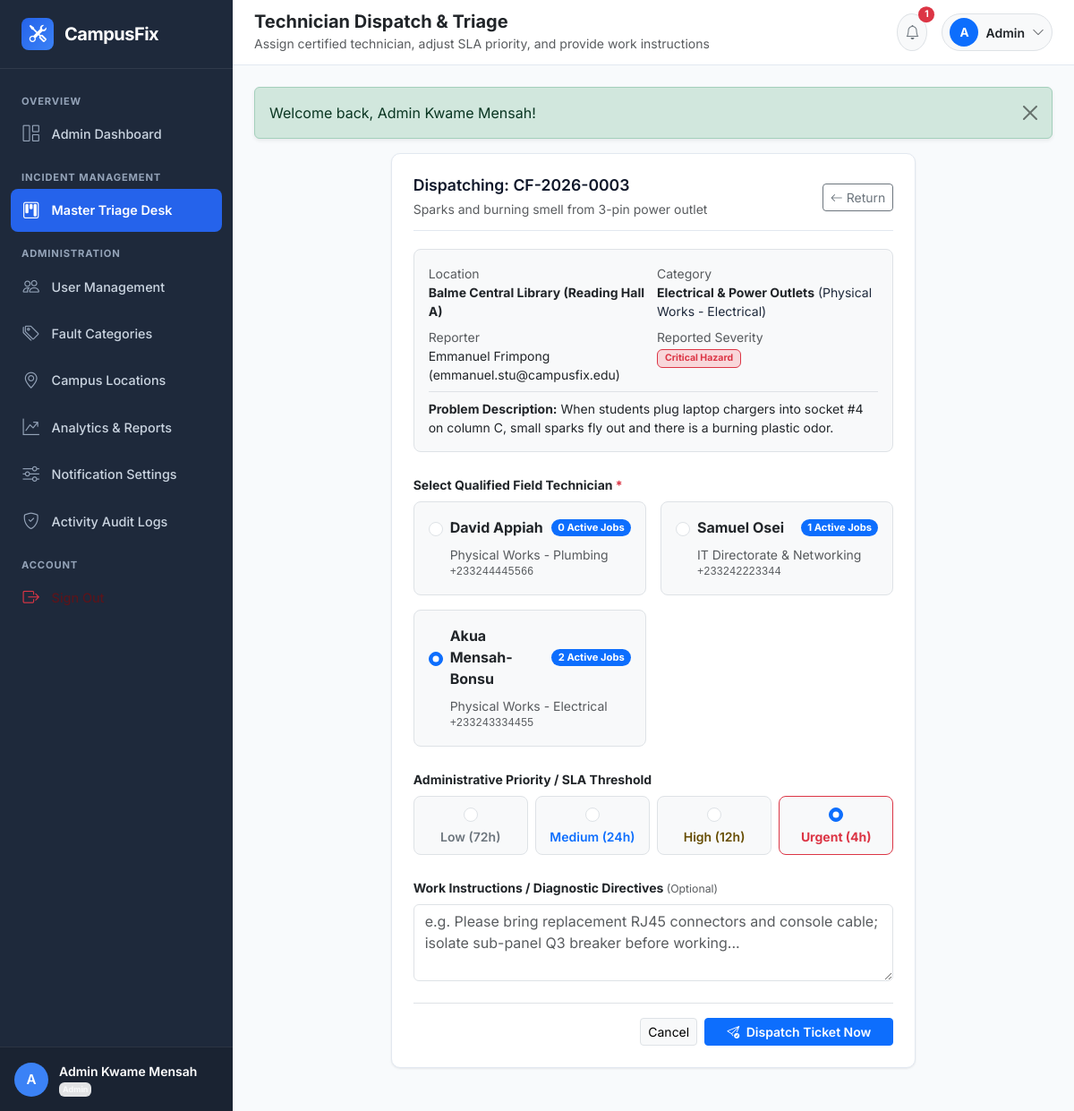
The page /admin/assign-ticket.php?id=3 (signed in) on the database its author committed.
### tables this page shows
CREATE TABLE `tickets` (
  `id` INT UNSIGNED NOT NULL AUTO_INCREMENT,
  `ticket_number` VARCHAR(30) NOT NULL COMMENT 'Human-readable unique ID, e.g., CF-2026-0001',
  `reporter_id` INT UNSIGNED NOT NULL,
  `category_id` INT UNSIGNED NOT NULL,
  `location_id` INT UNSIGNED NOT NULL,
  `location_details` VARCHAR(255) DEFAULT NULL COMMENT 'Extra specific notes e.g. Near 3rd window from left',
  `title` VARCHAR(200) NOT NULL,
  `description` TEXT NOT NULL,
  `severity` ENUM('low', 'medium', 'high', 'critical') NOT NULL DEFAULT 'medium',
  `priority` ENUM('low', 'medium', 'high', 'urgent') NOT NULL DEFAULT 'medium',
  `status` ENUM('pending', 'assigned', 'in_progress', 'resolved', 'closed', 'reopened', 'cancelled') NOT NULL DEFAULT 'pending',
  `assigned_to` INT UNSIGNED DEFAULT NULL COMMENT 'Technician currently assigned',
  `assigned_at` DATETIME DEFAULT NULL,
  `resolved_at` DATETIME DEFAULT NULL,
  `closed_at` DATETIME DEFAULT NULL,
  `resolution_notes` TEXT DEFAULT NULL COMMENT 'Summary of repair work done by technician',
  `satisfaction_rating` TINYINT UNSIGNED DEFAULT NULL COMMENT '1 to 5 star rating by student reporter upon resolution',
  `satisfaction_feedback` TEXT DEFAULT NULL,
  `billing_amount` DECIMAL(10,2) NOT NULL DEFAULT 0.00 COMMENT 'Repair/Material surcharge if billable',
  `billing_description` VARCHAR(255) DEFAULT NULL COMMENT 'Reason for surcharge (e.g. Replacement Lamp/Cable)',
  `payment_status` ENUM('not_required', 'pending', 'paid', 'waived') NOT NULL DEFAULT 'not_required',
  `created_at` DATETIME NOT NULL DEFAULT CURRENT_TIMESTAMP,
  `updated_at` DATETIME NOT NULL DEFAULT CURRENT_TIMESTAMP ON UPDATE CURRENT_TIMESTAMP,
  PRIMARY KEY (`id`),
  UNIQUE KEY `uk_tickets_ticket_number` (`ticket_number`),
  KEY `idx_tickets_reporter` (`reporter_id`),
  KEY `idx_tickets_assigned_to` (`assigned_to`),
  KEY `idx_tickets_category` (`category_id`),
  KEY `idx_tickets_location` (`location_id`),
  KEY `idx_tickets_status` (`status`),
  KEY `idx_tickets_payment_status` (`payment_status`),
  KEY `idx_tickets_severity` (`severity`),
  KEY `idx_tickets_priority` (`priority`),
  KEY `idx_tickets_created_at` (`created_at`),
  CONSTRAINT `fk_tickets_reporter` FOREIGN KEY (`reporter_id`) REFERENCES `users` (`id`) ON UPDATE CASCADE,
  CONSTRAINT `fk_tickets_assigned_to` FOREIGN KEY (`assigned_to`) REFERENCES `users` (`id`) ON DELETE SET NULL ON UPDATE CASCADE,
  CONSTRAINT `fk_tickets_category` FOREIGN KEY (`category_id`) REFERENCES `categories` (`id`) ON UPDATE CASCADE,
  CONSTRAINT `fk_tickets_location` FOREIGN KEY (`location_id`) REFERENCES `campus_locations` (`id`) ON UPDATE CASCADE
);

CREATE TABLE `campus_locations` (
  `id` INT UNSIGNED NOT NULL AUTO_INCREMENT,
  `building_name` VARCHAR(100) NOT NULL,
  `building_code` VARCHAR(20) NOT NULL,
  `floor` VARCHAR(50) NOT NULL COMMENT 'Ground Floor, 1st Floor, 2nd Floor, etc.',
  `room_number` VARCHAR(50) DEFAULT NULL COMMENT 'Room CS-101, Reading Hall A, etc.',
  `area_description` VARCHAR(255) DEFAULT NULL,
  `is_active` TINYINT(1) NOT NULL DEFAULT 1,
  `created_at` DATETIME NOT NULL DEFAULT CURRENT_TIMESTAMP,
  PRIMARY KEY (`id`),
  KEY `idx_locations_building_code` (`building_code`),
  KEY `idx_locations_is_active` (`is_active`)
);

CREATE TABLE `categories` (
  `id` INT UNSIGNED NOT NULL AUTO_INCREMENT,
  `name` VARCHAR(100) NOT NULL,
  `slug` VARCHAR(100) NOT NULL,
  `description` TEXT DEFAULT NULL,
  `department_in_charge` VARCHAR(100) DEFAULT 'General Services',
  `icon` VARCHAR(50) DEFAULT 'bi-gear' COMMENT 'Bootstrap Icon class name',
  `color_code` VARCHAR(20) DEFAULT '#0d6efd' COMMENT 'Hex color code for UI badges',
  `is_active` TINYINT(1) NOT NULL DEFAULT 1,
  `created_at` DATETIME NOT NULL DEFAULT CURRENT_TIMESTAMP,
  PRIMARY KEY (`id`),
  UNIQUE KEY `uk_categories_name` (`name`),
  UNIQUE KEY `uk_categories_slug` (`slug`),
  KEY `idx_categories_is_active` (`is_active`)
);

CREATE TABLE `users` (
  `id` INT UNSIGNED NOT NULL AUTO_INCREMENT,
  `user_code` VARCHAR(30) NOT NULL COMMENT 'Unique identifier (e.g., ADM-2026-001, TECH-2026-001, STU-2026-101)',
  `full_name` VARCHAR(100) NOT NULL,
  `email` VARCHAR(150) NOT NULL,
  `phone` VARCHAR(25) DEFAULT NULL,
  `password_hash` VARCHAR(255) NOT NULL,
  `role` ENUM('student', 'technician', 'admin') NOT NULL DEFAULT 'student',
  `department` VARCHAR(100) DEFAULT NULL COMMENT 'Academic department or technical unit',
  `status` ENUM('active', 'inactive', 'suspended') NOT NULL DEFAULT 'active',
  `avatar` VARCHAR(255) DEFAULT NULL COMMENT 'Path to profile image or avatar',
  `reset_token` VARCHAR(100) DEFAULT NULL,
  `reset_token_expires_at` DATETIME DEFAULT NULL,
  `created_at` DATETIME NOT NULL DEFAULT CURRENT_TIMESTAMP,
  `updated_at` DATETIME NOT NULL DEFAULT CURRENT_TIMESTAMP ON UPDATE CURRENT_TIMESTAMP,
  PRIMARY KEY (`id`),
  UNIQUE KEY `uk_users_user_code` (`user_code`),
  UNIQUE KEY `uk_users_email` (`email`),
  KEY `idx_users_role_status` (`role`, `status`)
);

### admin/assign-ticket.php (the view, shortened to what this page needs)
<?php
require_once __DIR__ . '/../includes/functions.php';
$ticketId = (int) ($_GET['id'] ?? 0);
$pdo = get_db_connection();
$stmt = $pdo->prepare("
    SELECT t.*, c.name as category_name, c.icon as category_icon, c.department_in_charge,
           l.building_name, l.room_number,
           r.full_name as reporter_name, r.email as reporter_email,
           tech.full_name as current_technician_name
    FROM tickets t
    JOIN categories c ON t.category_id = c.id
    JOIN campus_locations l ON t.location_id = l.id
    JOIN users r ON t.reporter_id = r.id
    LEFT JOIN users tech ON t.assigned_to = tech.id
    WHERE t.id = ?
    LIMIT 1
");
$stmt->execute([$ticketId]);
$ticket = $stmt->fetch();
$techStmt = $pdo->query("
    SELECT u.id, u.full_name, u.email, u.phone, u.department,
           COUNT(CASE WHEN t.status IN ('assigned', 'in_progress', 'reopened') THEN 1 END) as active_jobs
    FROM users u
    LEFT JOIN tickets t ON u.id = t.assigned_to
    WHERE u.role = 'technician' AND u.status = 'active'
    GROUP BY u.id, u.full_name, u.email, u.phone, u.department
    ORDER BY active_jobs ASC, u.full_name ASC
");
$technicians = $techStmt->fetchAll();
include_once INCLUDES_PATH . 'header.php';
include_once INCLUDES_PATH . 'sidebar.php';
?>
<div class="d-flex flex-column flex-1 w-100">
    <?php include_once INCLUDES_PATH . 'navbar.php'; ?>
    <div class="container-fluid px-0">
        <div class="row justify-content-center">
            <div class="col-xl-8 col-lg-10">
                <div class="cf-card">
                    <div class="cf-card-header">
                        <div>
                            <h5 class="cf-card-title mb-1">Dispatching: <?= htmlspecialchars($ticket['ticket_number']) ?></h5>
                            <small class="text-muted"><?= htmlspecialchars($ticket['title']) ?></small>
                        </div>
                        <a href="<?= BASE_URL ?>admin/all-tickets.php" class="btn btn-outline-secondary btn-sm">
                            <i class="bi bi-arrow-left"></i> Return
                        </a>
                    </div>
                    <div class="p-3 bg-light rounded-3 mb-4 border">
                        <div class="row g-2 small">
                            <div class="col-sm-6">
                                <span class="text-muted d-block">Location</span>
                                <strong class="text-dark"><?= htmlspecialchars($ticket['building_name']) ?> (<?= htmlspecialchars($ticket['room_number'] ?? 'General') ?>)</strong>
                            </div>
                            <div class="col-sm-6">
                                <span class="text-muted d-block">Category</span>
                                <strong class="text-dark"><?= htmlspecialchars($ticket['category_name']) ?></strong> (<?= htmlspecialchars($ticket['department_in_charge']) ?>)
                            </div>
                            <div class="col-sm-6">
                                <span class="text-muted d-block">Reporter</span>
                                <span class="text-dark"><?= htmlspecialchars($ticket['reporter_name']) ?> (<?= htmlspecialchars($ticket['reporter_email']) ?>)</span>
                            </div>
                            <div class="col-sm-6">
                                <span class="text-muted d-block">Reported Severity</span>
                                <?= render_severity_badge($ticket['severity']) ?>
                            </div>
                        </div>
                        <div class="mt-2 pt-2 border-top small text-dark">
                            <strong>Problem Description:</strong> <?= htmlspecialchars($ticket['description']) ?>
                        </div>
                    </div>
                    <form method="POST" action="">
                        <div class="mb-4">
                            <label for="technician_id" class="form-label small fw-bold text-dark">
                                Select Qualified Field Technician <span class="text-danger">*</span>
                            </label>
                            <div class="row g-3">
                                <?php foreach ($technicians as $t): ?>
                                    <div class="col-md-6">
                                        <label class="p-3 border rounded-3 w-100 d-block cursor-pointer bg-light position-relative">
                                            <div class="d-flex align-items-center justify-content-between mb-2">
                                                <div class="d-flex align-items-center gap-2">
                                                    <input type="radio" name="technician_id" value="<?= $t['id'] ?>" class="form-check-input" <?= ($ticket['assigned_to'] == $t['id']) ? 'checked' : '' ?> required>
                                                    <strong class="text-dark"><?= htmlspecialchars($t['full_name']) ?></strong>
                                                </div>
                                                <span class="badge <?= ($t['active_jobs'] > 3) ? 'bg-danger' : 'bg-primary' ?> rounded-pill" style="font-size: 0.7rem;">
                                                    <?= $t['active_jobs'] ?> Active Jobs
                                                </span>
                                            </div>
                                            <div class="small text-muted ps-4">
                                                <div><?= htmlspecialchars($t['department'] ?? 'Technical Artisan') ?></div>
                                                <div class="font-monospace" style="font-size: 0.75rem;"><?= htmlspecialchars($t['phone'] ?? $t['email']) ?></div>
                                            </div>
                                        </label>
                                    </div>
                                <?php endforeach; ?>
                            </div>
                        </div>
                        <div class="mb-4">
                            <label class="form-label small fw-bold text-dark">
                                Administrative Priority / SLA Threshold
                            </label>
                            <div class="row g-2">
                                <div class="col-3">
                                    <label class="p-2 border rounded-3 text-center w-100 cursor-pointer bg-light">
                                        <input type="radio" name="priority" value="low" class="form-check-input d-block mx-auto mb-1" <?= ($ticket['priority'] === 'low') ? 'checked' : '' ?>>
                                        <small class="fw-semibold text-secondary">Low (72h)</small>
                                    </label>
                                </div>
                                <div class="col-3">
                                    <label class="p-2 border rounded-3 text-center w-100 cursor-pointer bg-light">
                                        <input type="radio" name="priority" value="medium" class="form-check-input d-block mx-auto mb-1" <?= ($ticket['priority'] === 'medium') ? 'checked' : '' ?>>
                                        <small class="fw-semibold text-primary">Medium (24h)</small>
                                    </label>
                                </div>
                                <div class="col-3">
                                    <label class="p-2 border rounded-3 text-center w-100 cursor-pointer bg-light">
                                        <input type="radio" name="priority" value="high" class="form-check-input d-block mx-auto mb-1" <?= ($ticket['priority'] === 'high') ? 'checked' : '' ?>>
                                        <small class="fw-semibold text-warning-emphasis">High (12h)</small>
                                    </label>
                                </div>
                                <div class="col-3">
                                    <label class="p-2 border rounded-3 text-center w-100 cursor-pointer bg-light border-danger">
                                        <input type="radio" name="priority" value="urgent" class="form-check-input d-block mx-auto mb-1" <?= ($ticket['priority'] === 'urgent') ? 'checked' : '' ?>>
                                        <small class="fw-bold text-danger">Urgent (4h)</small>
                                    </label>
                                </div>
                            </div>
                        </div>
                        <div class="mb-4">
                            <label for="instructions" class="form-label small fw-bold text-dark">
                                Work Instructions / Diagnostic Directives <small class="text-muted fw-normal">(Optional)</small>
                            </label>
                            <textarea class="form-control" name="instructions" id="instructions" rows="3"
                                      placeholder="e.g. Please bring replacement RJ45 connectors and console cable; isolate sub-panel Q3 breaker before working..."></textarea>
                        </div>
                        <div class="d-flex justify-content-end gap-2 pt-3 border-top">
                            <a href="<?= BASE_URL ?>admin/all-tickets.php" class="btn btn-light border btn-sm">Cancel</a>
                            <button type="submit" class="btn btn-primary fw-semibold btn-sm px-4">
                                <i class="bi bi-send-check me-1"></i> Dispatch Ticket Now
                            </button>
                        </div>
                    </form>
                </div>
            </div>
        </div>
    </div>
</div>
<?php include_once INCLUDES_PATH . 'footer.php'; ?>

### includes/functions.php (shortened to what this page needs)
<?php
function render_severity_badge(string $severity): string
{
    $map = [
        'low'      => ['class' => 'border border-secondary text-secondary', 'label' => 'Low Impact'],
        'medium'   => ['class' => 'border border-primary text-primary',       'label' => 'Medium Impact'],
        'high'     => ['class' => 'border border-warning text-warning-emphasis bg-warning-subtle', 'label' => 'High Impact'],
        'critical' => ['class' => 'border border-danger text-danger bg-danger-subtle fw-bold',   'label' => 'Critical Hazard']
    ];
    $cfg = $map[strtolower($severity)] ?? ['class' => 'badge bg-secondary', 'label' => ucfirst($severity)];
    return sprintf('<span class="badge %s px-2 py-1 rounded-2">%s</span>', $cfg['class'], htmlspecialchars($cfg['label']));
}

### rows shown on the page
tickets: ticket_number "CF-2026-0003", title "Sparks and burning smell from 3-pin power outlet", location.building_name "Balme Central Library", location.room_number "Reading Hall A", category.name "Electrical & Power Outlets", category.department_in_charge "Physical Works - Electrical", reporter.full_name "Emmanuel Frimpong", reporter.email "emmanuel.stu@campusfix.edu", severity "Critical Hazard", description "When students plug laptop chargers into socket #4 on column C, small sparks fly out and there is a burning plastic odor.", assigned_to "☐ David Appiah 0 Active Jobs Phy", assigned_to "☐ Samuel Osei 1 Active Jobs IT D", assigned_to "☑ Akua Mensah-Bonsu 2 Active Job", priority "☐ Low (72h)", priority "☐ Medium (24h)", priority "☐ High (12h)", priority "☑ Urgent (4h)"
users: full_name "David Appiah", active_jobs "0", department "Physical Works - Plumbing", phone "+233244445566"
users: full_name "Samuel Osei", active_jobs "1", department "IT Directorate & Networking", phone "+233242223344"
users: full_name "Akua Mensah-Bonsu", active_jobs "2", department "Physical Works - Electrical", phone "+233243334455"

### other values the page prints
substr($user['full_name'], 0, 1) "A"
$user['full_name'] "Admin Kwame Mensah"
$user['role'] "Admin"
$pageHeading "Technician Dispatch & Triage"
$pageSubtitle "Assign certified technician, adjust SLA priority, and provide work instructions"
$unreadNotifs "1"
explode(' ', $user['full_name'])[0] "Admin"
$f['message'] "Welcome back, Admin Kwame Mensah!"
